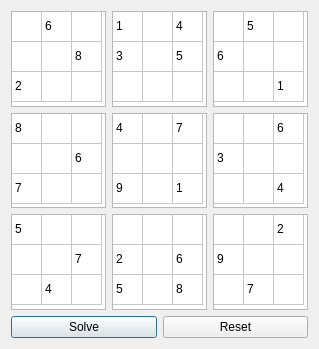
<?xml version="1.0" encoding="UTF-8"?>
<ui version="4.0">
 <class>main_window</class>
 <widget class="QDialog" name="main_window">
  <property name="geometry">
   <rect>
    <x>0</x>
    <y>0</y>
    <width>319</width>
    <height>349</height>
   </rect>
  </property>
  <property name="windowTitle">
   <string>PLSudoku</string>
  </property>
  <layout class="QVBoxLayout" name="verticalLayout">
   <item>
    <layout class="QGridLayout" name="board_layout">
     <item row="0" column="1">
      <widget class="QTableWidget" name="topMiddle">
       <property name="rowCount">
        <number>3</number>
       </property>
       <property name="columnCount">
        <number>3</number>
       </property>
       <attribute name="horizontalHeaderVisible">
        <bool>false</bool>
       </attribute>
       <attribute name="horizontalHeaderDefaultSectionSize">
        <number>30</number>
       </attribute>
       <attribute name="horizontalHeaderMinimumSectionSize">
        <number>23</number>
       </attribute>
       <attribute name="verticalHeaderVisible">
        <bool>false</bool>
       </attribute>
       <row/>
       <row/>
       <row/>
       <column/>
       <column/>
       <column/>
       <item row="0" column="0">
        <property name="text">
         <string>1</string>
        </property>
       </item>
       <item row="0" column="1">
        <property name="text">
         <string/>
        </property>
       </item>
       <item row="0" column="2">
        <property name="text">
         <string>4</string>
        </property>
       </item>
       <item row="1" column="0">
        <property name="text">
         <string>3</string>
        </property>
       </item>
       <item row="1" column="2">
        <property name="text">
         <string>5</string>
        </property>
       </item>
       <item row="2" column="0">
        <property name="text">
         <string/>
        </property>
       </item>
       <item row="2" column="2">
        <property name="text">
         <string/>
        </property>
       </item>
      </widget>
     </item>
     <item row="0" column="2">
      <widget class="QTableWidget" name="topRight">
       <property name="rowCount">
        <number>3</number>
       </property>
       <property name="columnCount">
        <number>3</number>
       </property>
       <attribute name="horizontalHeaderVisible">
        <bool>false</bool>
       </attribute>
       <attribute name="horizontalHeaderDefaultSectionSize">
        <number>30</number>
       </attribute>
       <attribute name="horizontalHeaderMinimumSectionSize">
        <number>23</number>
       </attribute>
       <attribute name="verticalHeaderVisible">
        <bool>false</bool>
       </attribute>
       <row/>
       <row/>
       <row/>
       <column/>
       <column/>
       <column/>
       <item row="0" column="1">
        <property name="text">
         <string>5</string>
        </property>
       </item>
       <item row="1" column="0">
        <property name="text">
         <string>6</string>
        </property>
       </item>
       <item row="1" column="1">
        <property name="text">
         <string/>
        </property>
       </item>
       <item row="1" column="2">
        <property name="text">
         <string/>
        </property>
       </item>
       <item row="2" column="2">
        <property name="text">
         <string>1</string>
        </property>
       </item>
      </widget>
     </item>
     <item row="1" column="0">
      <widget class="QTableWidget" name="middleLeft">
       <property name="rowCount">
        <number>3</number>
       </property>
       <property name="columnCount">
        <number>3</number>
       </property>
       <attribute name="horizontalHeaderVisible">
        <bool>false</bool>
       </attribute>
       <attribute name="horizontalHeaderDefaultSectionSize">
        <number>30</number>
       </attribute>
       <attribute name="horizontalHeaderMinimumSectionSize">
        <number>23</number>
       </attribute>
       <attribute name="verticalHeaderVisible">
        <bool>false</bool>
       </attribute>
       <row/>
       <row/>
       <row/>
       <column/>
       <column/>
       <column/>
       <item row="0" column="0">
        <property name="text">
         <string>8</string>
        </property>
       </item>
       <item row="0" column="2">
        <property name="text">
         <string/>
        </property>
       </item>
       <item row="1" column="0">
        <property name="text">
         <string/>
        </property>
       </item>
       <item row="1" column="1">
        <property name="text">
         <string/>
        </property>
       </item>
       <item row="1" column="2">
        <property name="text">
         <string>6</string>
        </property>
       </item>
       <item row="2" column="0">
        <property name="text">
         <string>7</string>
        </property>
       </item>
      </widget>
     </item>
     <item row="1" column="1">
      <widget class="QTableWidget" name="middleMiddle">
       <property name="rowCount">
        <number>3</number>
       </property>
       <property name="columnCount">
        <number>3</number>
       </property>
       <attribute name="horizontalHeaderVisible">
        <bool>false</bool>
       </attribute>
       <attribute name="horizontalHeaderDefaultSectionSize">
        <number>30</number>
       </attribute>
       <attribute name="horizontalHeaderMinimumSectionSize">
        <number>23</number>
       </attribute>
       <attribute name="verticalHeaderVisible">
        <bool>false</bool>
       </attribute>
       <row/>
       <row/>
       <row/>
       <column/>
       <column/>
       <column/>
       <item row="0" column="0">
        <property name="text">
         <string>4</string>
        </property>
       </item>
       <item row="0" column="2">
        <property name="text">
         <string>7</string>
        </property>
       </item>
       <item row="1" column="1">
        <property name="text">
         <string/>
        </property>
       </item>
       <item row="2" column="0">
        <property name="text">
         <string>9</string>
        </property>
       </item>
       <item row="2" column="2">
        <property name="text">
         <string>1</string>
        </property>
       </item>
      </widget>
     </item>
     <item row="1" column="2">
      <widget class="QTableWidget" name="middleRight">
       <property name="rowCount">
        <number>3</number>
       </property>
       <property name="columnCount">
        <number>3</number>
       </property>
       <attribute name="horizontalHeaderVisible">
        <bool>false</bool>
       </attribute>
       <attribute name="horizontalHeaderDefaultSectionSize">
        <number>30</number>
       </attribute>
       <attribute name="horizontalHeaderMinimumSectionSize">
        <number>23</number>
       </attribute>
       <attribute name="verticalHeaderVisible">
        <bool>false</bool>
       </attribute>
       <row/>
       <row/>
       <row/>
       <column/>
       <column/>
       <column/>
       <item row="0" column="0">
        <property name="text">
         <string/>
        </property>
       </item>
       <item row="0" column="2">
        <property name="text">
         <string>6</string>
        </property>
       </item>
       <item row="1" column="0">
        <property name="text">
         <string>3</string>
        </property>
       </item>
       <item row="2" column="0">
        <property name="text">
         <string/>
        </property>
       </item>
       <item row="2" column="2">
        <property name="text">
         <string>4</string>
        </property>
       </item>
      </widget>
     </item>
     <item row="0" column="0">
      <widget class="QTableWidget" name="topLeft">
       <property name="rowCount">
        <number>3</number>
       </property>
       <property name="columnCount">
        <number>3</number>
       </property>
       <attribute name="horizontalHeaderVisible">
        <bool>false</bool>
       </attribute>
       <attribute name="horizontalHeaderDefaultSectionSize">
        <number>30</number>
       </attribute>
       <attribute name="horizontalHeaderMinimumSectionSize">
        <number>23</number>
       </attribute>
       <attribute name="verticalHeaderVisible">
        <bool>false</bool>
       </attribute>
       <row/>
       <row/>
       <row/>
       <column/>
       <column/>
       <column/>
       <item row="0" column="0">
        <property name="text">
         <string/>
        </property>
       </item>
       <item row="0" column="1">
        <property name="text">
         <string>6</string>
        </property>
       </item>
       <item row="0" column="2">
        <property name="text">
         <string/>
        </property>
       </item>
       <item row="1" column="0">
        <property name="text">
         <string/>
        </property>
       </item>
       <item row="1" column="1">
        <property name="text">
         <string/>
        </property>
       </item>
       <item row="1" column="2">
        <property name="text">
         <string>8</string>
        </property>
       </item>
       <item row="2" column="0">
        <property name="text">
         <string>2</string>
        </property>
       </item>
       <item row="2" column="1">
        <property name="text">
         <string/>
        </property>
       </item>
       <item row="2" column="2">
        <property name="text">
         <string/>
        </property>
       </item>
      </widget>
     </item>
     <item row="2" column="0">
      <widget class="QTableWidget" name="bottomLeft">
       <property name="rowCount">
        <number>3</number>
       </property>
       <property name="columnCount">
        <number>3</number>
       </property>
       <attribute name="horizontalHeaderVisible">
        <bool>false</bool>
       </attribute>
       <attribute name="horizontalHeaderDefaultSectionSize">
        <number>30</number>
       </attribute>
       <attribute name="horizontalHeaderMinimumSectionSize">
        <number>23</number>
       </attribute>
       <attribute name="verticalHeaderVisible">
        <bool>false</bool>
       </attribute>
       <row/>
       <row/>
       <row/>
       <column/>
       <column/>
       <column/>
       <item row="0" column="0">
        <property name="text">
         <string>5</string>
        </property>
       </item>
       <item row="0" column="2">
        <property name="text">
         <string/>
        </property>
       </item>
       <item row="1" column="2">
        <property name="text">
         <string>7</string>
        </property>
       </item>
       <item row="2" column="0">
        <property name="text">
         <string/>
        </property>
       </item>
       <item row="2" column="1">
        <property name="text">
         <string>4</string>
        </property>
       </item>
       <item row="2" column="2">
        <property name="text">
         <string/>
        </property>
       </item>
      </widget>
     </item>
     <item row="2" column="1">
      <widget class="QTableWidget" name="bottomMiddle">
       <property name="rowCount">
        <number>3</number>
       </property>
       <property name="columnCount">
        <number>3</number>
       </property>
       <attribute name="horizontalHeaderVisible">
        <bool>false</bool>
       </attribute>
       <attribute name="horizontalHeaderDefaultSectionSize">
        <number>30</number>
       </attribute>
       <attribute name="horizontalHeaderMinimumSectionSize">
        <number>23</number>
       </attribute>
       <attribute name="verticalHeaderVisible">
        <bool>false</bool>
       </attribute>
       <row/>
       <row/>
       <row/>
       <column/>
       <column/>
       <column/>
       <item row="1" column="0">
        <property name="text">
         <string>2</string>
        </property>
       </item>
       <item row="1" column="1">
        <property name="text">
         <string/>
        </property>
       </item>
       <item row="1" column="2">
        <property name="text">
         <string>6</string>
        </property>
       </item>
       <item row="2" column="0">
        <property name="text">
         <string>5</string>
        </property>
       </item>
       <item row="2" column="2">
        <property name="text">
         <string>8</string>
        </property>
       </item>
      </widget>
     </item>
     <item row="2" column="2">
      <widget class="QTableWidget" name="bottomRight">
       <property name="rowCount">
        <number>3</number>
       </property>
       <property name="columnCount">
        <number>3</number>
       </property>
       <attribute name="horizontalHeaderVisible">
        <bool>false</bool>
       </attribute>
       <attribute name="horizontalHeaderDefaultSectionSize">
        <number>30</number>
       </attribute>
       <attribute name="horizontalHeaderMinimumSectionSize">
        <number>23</number>
       </attribute>
       <attribute name="verticalHeaderVisible">
        <bool>false</bool>
       </attribute>
       <row/>
       <row/>
       <row/>
       <column/>
       <column/>
       <column/>
       <item row="0" column="0">
        <property name="text">
         <string/>
        </property>
       </item>
       <item row="0" column="2">
        <property name="text">
         <string>2</string>
        </property>
       </item>
       <item row="1" column="0">
        <property name="text">
         <string>9</string>
        </property>
       </item>
       <item row="1" column="1">
        <property name="text">
         <string/>
        </property>
       </item>
       <item row="2" column="1">
        <property name="text">
         <string>7</string>
        </property>
       </item>
       <item row="2" column="2">
        <property name="text">
         <string/>
        </property>
       </item>
      </widget>
     </item>
    </layout>
   </item>
   <item>
    <layout class="QHBoxLayout" name="button_layout">
     <item>
      <widget class="QPushButton" name="solveBtn">
       <property name="text">
        <string>Solve</string>
       </property>
      </widget>
     </item>
     <item>
      <widget class="QPushButton" name="resetBtn">
       <property name="text">
        <string>Reset</string>
       </property>
      </widget>
     </item>
    </layout>
   </item>
  </layout>
 </widget>
 <resources/>
 <connections/>
</ui>
